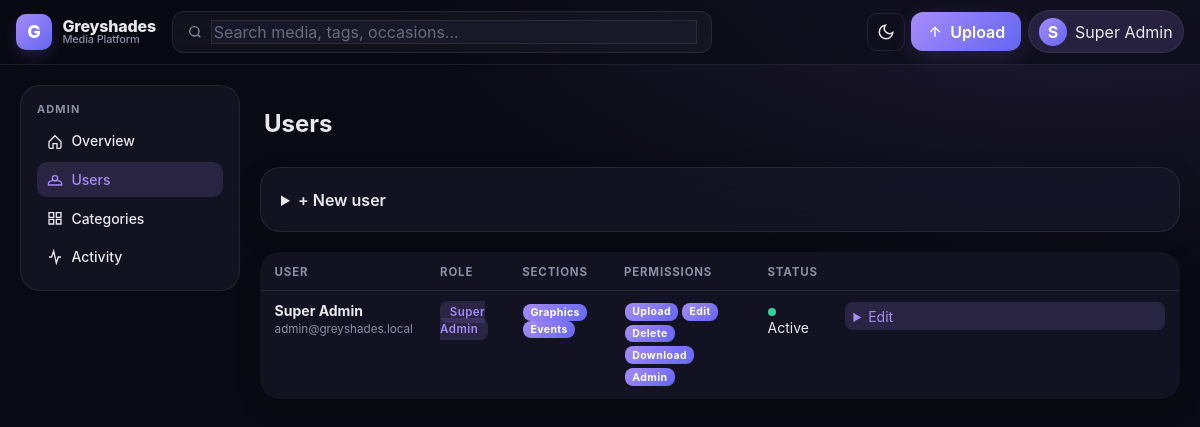
Page /admin/users (signed in) on the committed database.
### tables this page shows
CREATE TABLE `users` (
    `id`              INT UNSIGNED NOT NULL AUTO_INCREMENT,
    `name`            VARCHAR(120) NOT NULL,
    `email`           VARCHAR(190) NOT NULL,
    `password_hash`   VARCHAR(255) NOT NULL,
    `role_id`         INT UNSIGNED NOT NULL,
    `can_graphics`    TINYINT(1) NOT NULL DEFAULT 0,
    `can_events`      TINYINT(1) NOT NULL DEFAULT 0,
    `can_upload`      TINYINT(1) NOT NULL DEFAULT 0,
    `can_edit`        TINYINT(1) NOT NULL DEFAULT 0,
    `can_delete`      TINYINT(1) NOT NULL DEFAULT 0,
    `can_download`    TINYINT(1) NOT NULL DEFAULT 0,
    `can_manage_users` TINYINT(1) NOT NULL DEFAULT 0,
    `is_active`       TINYINT(1) NOT NULL DEFAULT 1,
    `last_login_at`   DATETIME NULL,
    `last_login_ip`   VARCHAR(45) NULL,
    `created_at`      DATETIME NOT NULL DEFAULT CURRENT_TIMESTAMP,
    `updated_at`      DATETIME NOT NULL DEFAULT CURRENT_TIMESTAMP ON UPDATE CURRENT_TIMESTAMP,
    PRIMARY KEY (`id`),
    UNIQUE KEY `uq_users_email` (`email`),
    KEY `idx_users_role` (`role_id`),
    KEY `idx_users_active` (`is_active`),
    CONSTRAINT `fk_users_role` FOREIGN KEY (`role_id`) REFERENCES `roles`(`id`)
);

CREATE TABLE `roles` (
    `id`   INT UNSIGNED NOT NULL AUTO_INCREMENT,
    `code` VARCHAR(32) NOT NULL,
    `name` VARCHAR(64) NOT NULL,
    PRIMARY KEY (`id`),
    UNIQUE KEY `uq_roles_code` (`code`)
);

### app/bootstrap.php (called while the page is built, shortened)
<?php
spl_autoload_register(function (string $class): void {
    $prefix = 'App\\';
    $rel = substr($class, strlen($prefix));
    $path = APP_PATH . '/' . str_replace('\\', '/', $rel) . '.php';
});
require APP_PATH . '/Core/helpers.php';

### app/Core/Database.php (called while the page is built, shortened)
<?php
final class Database
{
    private static ?PDO $pdo = null;
    public static function pdo(): PDO
    {
        if (self::$pdo instanceof PDO) return self::$pdo;
        $cfg = (array) config('db');
        $dsn = sprintf(
            'mysql:host=%s;port=%d;dbname=%s;charset=%s',
            $cfg['host'], $cfg['port'], $cfg['name'], $cfg['charset']
        );
        try {
            self::$pdo = new PDO($dsn, $cfg['user'], $cfg['pass'], [
                PDO::ATTR_ERRMODE            => PDO::ERRMODE_EXCEPTION,
                PDO::ATTR_DEFAULT_FETCH_MODE => PDO::FETCH_ASSOC,
                PDO::ATTR_EMULATE_PREPARES   => false,
                PDO::MYSQL_ATTR_INIT_COMMAND => "SET NAMES utf8mb4, sql_mode='STRICT_ALL_TABLES'",
            ]);
        } catch (PDOException $e) {
            throw new \RuntimeException('Database connection failed: ' . $e->getMessage(), 0, $e);
        }
        return self::$pdo;
    }
    public static function all(string $sql, array $params = []): array
    {
        $st = self::pdo()->prepare($sql);
        $st->execute($params);
        return $st->fetchAll();
    }
    public static function execute(string $sql, array $params = []): int
    {
        $st = self::pdo()->prepare($sql);
        $st->execute($params);
        return $st->rowCount();
    }
}

### app/Models/User.php (called while the page is built, shortened)
<?php
final class User
{
    public static function all(): array
    {
        return Database::all(
            "SELECT u.*, r.code AS role_code, r.name AS role_name
             FROM users u JOIN roles r ON r.id = u.role_id
             ORDER BY u.created_at DESC"
        );
    }
    public static function roles(): array
    {
        return Database::all("SELECT * FROM roles ORDER BY id");
    }
}

### public/index.php (called while the page is built, shortened)
<?php
require BASE_PATH . '/app/bootstrap.php';
$router = new \App\Core\Router();
$router->dispatch();

### app/Core/View.php (called while the page is built, shortened)
<?php
final class View
{
    public static function render(string $template, array $data = []): string
    {
        $renderer = new self();
        return $renderer->doRender($template, $data);
    }
    private string $layout = '';
    private function doRender(string $template, array $data): string
    {
        $path = APP_PATH . '/Views/' . str_replace('.', '/', $template) . '.php';
        extract($data, EXTR_SKIP);
        require $path;
        $content = (string) ob_get_clean();
        if ($this->layout !== '') {
            $layoutPath = APP_PATH . '/Views/' . str_replace('.', '/', $this->layout) . '.php';
            $__yield = $content;
            require $layoutPath;
            return (string) ob_get_clean();
        }
        return $content;
    }
    public function extend(string $layout): void { $this->layout = $layout; }
}

### app/Core/Auth.php (called while the page is built, shortened)
<?php
final class Auth
{
    public static function user(): ?array
    {
        return $_SESSION['user'] ?? null;
    }
    public static function isSuperAdmin(): bool
    {
        return (self::user()['role_code'] ?? '') === 'super_admin';
    }
    public static function canUpload(): bool   { return self::isSuperAdmin() || self::flag('can_upload'); }
}

### app/Core/helpers.php (called while the page is built, shortened)
<?php
if (!function_exists('config')) {
    function config(string $key, mixed $default = null): mixed {
        $cfg = $GLOBALS['__config'] ?? [];
        $parts = explode('.', $key);
        foreach ($parts as $p) {
            $cfg = $cfg[$p];
        }
        return $cfg;
    }
}
if (!function_exists('e')) {
    function e(?string $s): string {
        return htmlspecialchars((string)$s, ENT_QUOTES | ENT_SUBSTITUTE, 'UTF-8');
    }
}
if (!function_exists('url')) {
    function url(string $path = '/'): string {
        $base = rtrim((string) config('app.url', ''), '/');
        return $base . '/' . ltrim($path, '/');
    }
}
if (!function_exists('asset')) {
    function asset(string $path): string {
        return url('/assets/' . ltrim($path, '/'));
    }
}
if (!function_exists('flash')) {
    function flash(string $key, ?string $msg = null): ?string {
        $v = $_SESSION['__flash'][$key] ?? null;
        return $v;
    }
}
if (!function_exists('view')) {
    function view(string $template, array $data = []): string {
        return \App\Core\View::render($template, $data);
    }
}

### app/Views/admin/users.php (the view, shortened to what this page needs)
<div class="admin-shell">
    <?php require __DIR__ . '/_nav.php'; ?>
    <section class="admin-content">
        <div class="content-header"><h1>Users</h1></div>
        <details class="glass create-form">
            <summary>+ New user</summary>
        </details>
        <table class="table glass">
            <thead><tr><th>User</th><th>Role</th><th>Sections</th><th>Permissions</th><th>Status</th><th></th></tr></thead>
            <tbody>
            <?php foreach ($users as $u): ?>
                <tr>
                    <td>
                        <strong><?= e($u['name']) ?></strong><br>
                        <small class="muted"><?= e($u['email']) ?></small>
                    </td>
                    <td><span class="badge soft"><?= e($u['role_name']) ?></span></td>
                    <td>
                        <?php if ($u['can_graphics']): ?><span class="badge tiny">Graphics</span><?php endif; ?>
                        <?php if ($u['can_events']): ?><span class="badge tiny">Events</span><?php endif; ?>
                    </td>
                    <td class="perm-pills">
                        <?php foreach (['can_upload'=>'Upload','can_edit'=>'Edit','can_delete'=>'Delete','can_download'=>'Download','can_manage_users'=>'Admin'] as $col=>$lbl): ?>
                            <?php if (!empty($u[$col])): ?><span class="badge tiny"><?= $lbl ?></span><?php endif; ?>
                        <?php endforeach; ?>
                    </td>
                    <td><?= $u['is_active'] ? '<span class="dot ok"></span> Active' : '<span class="dot off"></span> Inactive' ?></td>
                    <td>
                        <details class="row-edit">
                            <summary>Edit</summary>
                        </details>
                    </td>
                </tr>
            <?php endforeach; ?>
            </tbody>
        </table>
    </section>
</div>

### app/Core/Router.php (shortened to what this page needs)
<?php
final class Router
{
    private array $routes = [];
    private function add(string $method, string $path, mixed $handler, array $middleware): void
    {
        $params = [];
        $regex = preg_replace_callback('#\{([a-zA-Z_][a-zA-Z0-9_]*)\}#', function ($m) use (&$params) {
            $params[] = $m[1];
            return '([^/]+)';
        }, $path);
        $regex = '#^' . $regex . '$#';
        $this->routes[$method][] = [$regex, $params, $handler, $middleware];
    }
    public function dispatch(): void
    {
        $method = strtoupper($_SERVER['REQUEST_METHOD'] ?? 'GET');
        $uri    = parse_url($_SERVER['REQUEST_URI'] ?? '/', PHP_URL_PATH) ?: '/';
        $uri    = '/' . trim($uri, '/');
        foreach ($this->routes[$method] ?? [] as [$regex, $params, $handler, $middleware]) {
            if (preg_match($regex, $uri, $matches)) {
                array_shift($matches);
                $args = array_combine($params, $matches) ?: [];
                $this->call($handler, $args);
                return;
            }
        }
    }
    private function call(mixed $handler, array $args): void
    {
        $castArgs = array_map(
            fn ($v) => is_string($v) && ctype_digit($v) ? (int) $v : $v,
            array_values($args)
        );
        if (is_array($handler) && count($handler) === 2) {
            [$class, $method] = $handler;
            $instance = new $class();
            $instance->{$method}(...$castArgs);
            return;
        }
        throw new \RuntimeException('Invalid route handler');
    }
}

### app/Controllers/AdminController.php (shortened to what this page needs)
<?php
final class AdminController
{
    public function users(): void
    {
        echo view('admin/users', [
            'users' => User::all(),
            'roles' => User::roles(),
        ]);
    }
}

### app/Views/admin/_nav.php
<?php
$current = parse_url($_SERVER['REQUEST_URI'] ?? '/', PHP_URL_PATH) ?: '/';
$items = [
    '/admin'            => ['Overview',  'M3 13l9-9 9 9v8a2 2 0 0 1-2 2h-4v-7H9v7H5a2 2 0 0 1-2-2z'],
    '/admin/users'      => ['Users',     'M16 11a4 4 0 1 0-8 0 4 4 0 0 0 8 0zm6 8c0-3-4-5-10-5S2 16 2 19v2h20z'],
    '/admin/categories' => ['Categories','M3 4h7v7H3zM14 4h7v7h-7zM3 14h7v7H3zM14 14h7v7h-7z'],
    '/admin/activity'   => ['Activity',  'M3 12h4l3-9 4 18 3-9h4'],
];
?>
<aside class="admin-nav">
    <h4>Admin</h4>
    <ul>
        <?php foreach ($items as $href => [$label, $path]): $a = $current === $href ? 'active' : ''; ?>
        <li><a class="<?= $a ?>" href="<?= url($href) ?>">
            <svg width="16" height="16" viewBox="0 0 24 24" fill="none" stroke="currentColor" stroke-width="2"><path d="<?= $path ?>"/></svg>
            <?= e($label) ?>
        </a></li>
        <?php endforeach; ?>
    </ul>
</aside>

### app/Views/layouts/app.php (shortened to what this page needs)
<?php
$user = Auth::user();
$secInspect = (bool) config('security.enable_anti_inspect', true);
$theme = $_COOKIE['theme'] ?? 'dark';
?>
<!doctype html>
<html lang="en" data-theme="<?= e($theme) ?>">
<head>
<link rel="stylesheet" href="<?= asset('css/app.css') ?>">
</head>
<body>
<header class="topbar">
    <a class="brand" href="<?= url('/dashboard') ?>">
        <span class="brand-mark">G</span>
        <span class="brand-name">Greyshades<small>Media Platform</small></span>
    </a>
    <?php if ($user): ?>
    <form class="topbar-search" method="get" action="<?= url('/dashboard') ?>">
        <svg width="16" height="16" viewBox="0 0 24 24" fill="none" stroke="currentColor" stroke-width="2"><circle cx="11" cy="11" r="7"/><path d="m20 20-3.5-3.5"/></svg>
        <input type="search" name="q" placeholder="Search media, tags, occasions..." value="<?= e($_GET['q'] ?? '') ?>" autocomplete="off">
    </form>
    <nav class="topbar-actions">
        <button class="icon-btn" id="theme-toggle" type="button" title="Toggle theme">
            <svg width="18" height="18" viewBox="0 0 24 24" fill="none" stroke="currentColor" stroke-width="2"><path d="M21 12.79A9 9 0 1 1 11.21 3 7 7 0 0 0 21 12.79Z"/></svg>
        </button>
        <?php if (Auth::canUpload()): ?>
        <a class="btn-primary" href="<?= url('/upload') ?>">
            <svg width="16" height="16" viewBox="0 0 24 24" fill="none" stroke="currentColor" stroke-width="2"><path d="M12 19V5M5 12l7-7 7 7"/></svg>
            Upload
        </a>
        <?php endif; ?>
        <div class="user-menu">
            <button class="user-chip" type="button" data-popover="user-popover">
                <span class="user-avatar"><?= e(strtoupper(substr($user['name'], 0, 1))) ?></span>
                <span class="user-name"><?= e($user['name']) ?></span>
            </button>
        </div>
    </nav>
    <?php endif; ?>
</header>
<main class="app-main">
    <?= $__yield ?>
</main>
</body>
</html>

### rows in the picture
users: name "S", name "Super Admin", email "admin@greyshades.local", role.name "Super Admin", can_graphics "Graphics", can_events "Events", lbl "Upload", lbl "Edit", lbl "Delete", lbl "Download", lbl "Admin", is_active 1 (drawn)

### other values in the picture
$label "Overview"
$label "Users"
$label "Categories"
$label "Activity"
